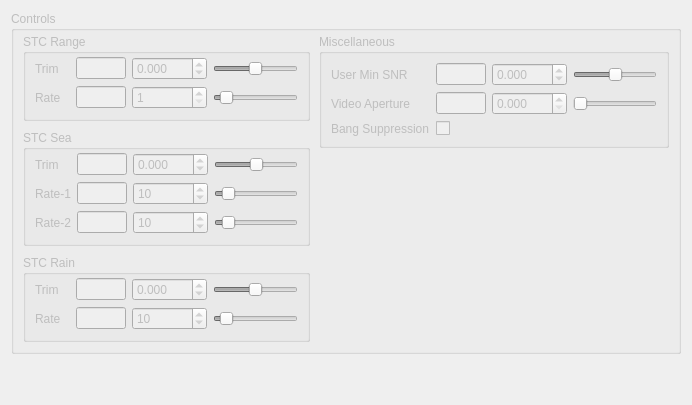
      <widget class="QWidget" name="tabAdvanced">
       <property name="enabled">
        <bool>false</bool>
       </property>
       <attribute name="title">
        <string>Advanced</string>
       </attribute>
       <layout class="QVBoxLayout" name="verticalLayout_10">
        <item>
         <widget class="QGroupBox" name="groupAdvancedControls">
          <property name="title">
           <string>Controls</string>
          </property>
          <layout class="QVBoxLayout" name="verticalLayout_9">
           <property name="topMargin">
            <number>3</number>
           </property>
           <item>
            <layout class="QHBoxLayout" name="horizontalLayout_10">
             <property name="spacing">
              <number>9</number>
             </property>
             <item>
              <layout class="QVBoxLayout" name="verticalLayout_7">
               <item>
                <widget class="QGroupBox" name="groupRange">
                 <property name="title">
                  <string>STC Range</string>
                 </property>
                 <layout class="QGridLayout" name="layoutRange">
                  <property name="topMargin">
                   <number>3</number>
                  </property>
                  <item row="0" column="0">
                   <widget class="QLabel" name="labelRangeTrim">
                    <property name="minimumSize">
                     <size>
                      <width>35</width>
                      <height>0</height>
                     </size>
                    </property>
                    <property name="text">
                     <string>Trim</string>
                    </property>
                   </widget>
                  </item>
                  <item row="0" column="1">
                   <widget class="QLineEdit" name="editRangeTrim">
                    <property name="enabled">
                     <bool>false</bool>
                    </property>
                    <property name="maximumSize">
                     <size>
                      <width>50</width>
                      <height>16777215</height>
                     </size>
                    </property>
                    <property name="toolTip">
                     <string>dB</string>
                    </property>
                    <property name="readOnly">
                     <bool>true</bool>
                    </property>
                   </widget>
                  </item>
                  <item row="0" column="3">
                   <widget class="QSlider" name="sliderRangeTrim">
                    <property name="minimum">
                     <number>-100</number>
                    </property>
                    <property name="maximum">
                     <number>100</number>
                    </property>
                    <property name="orientation">
                     <enum>Qt::Horizontal</enum>
                    </property>
                   </widget>
                  </item>
                  <item row="1" column="0">
                   <widget class="QLabel" name="labelRangeRate">
                    <property name="minimumSize">
                     <size>
                      <width>35</width>
                      <height>0</height>
                     </size>
                    </property>
                    <property name="text">
                     <string>Rate</string>
                    </property>
                   </widget>
                  </item>
                  <item row="1" column="1">
                   <widget class="QLineEdit" name="editRangeRate">
                    <property name="enabled">
                     <bool>false</bool>
                    </property>
                    <property name="maximumSize">
                     <size>
                      <width>50</width>
                      <height>16777215</height>
                     </size>
                    </property>
                    <property name="toolTip">
                     <string>dB/dec</string>
                    </property>
                    <property name="readOnly">
                     <bool>true</bool>
                    </property>
                   </widget>
                  </item>
                  <item row="1" column="3">
                   <widget class="QSlider" name="sliderRangeRate">
                    <property name="minimum">
                     <number>1</number>
                    </property>
                    <property name="maximum">
                     <number>100</number>
                    </property>
                    <property name="value">
                     <number>10</number>
                    </property>
                    <property name="orientation">
                     <enum>Qt::Horizontal</enum>
                    </property>
                   </widget>
                  </item>
                  <item row="0" column="2">
                   <widget class="QDoubleSpinBox" name="spinRangeTrim">
                    <property name="keyboardTracking">
                     <bool>false</bool>
                    </property>
                    <property name="decimals">
                     <number>3</number>
                    </property>
                    <property name="minimum">
                     <double>-100.000000000000000</double>
                    </property>
                    <property name="maximum">
                     <double>100.000000000000000</double>
                    </property>
                    <property name="singleStep">
                     <double>0.001000000000000</double>
                    </property>
                   </widget>
                  </item>
                  <item row="1" column="2">
                   <widget class="QSpinBox" name="spinRangeRate">
                    <property name="keyboardTracking">
                     <bool>false</bool>
                    </property>
                    <property name="minimum">
                     <number>1</number>
                    </property>
                    <property name="maximum">
                     <number>100</number>
                    </property>
                   </widget>
                  </item>
                 </layout>
                </widget>
               </item>
               <item>
                <widget class="QGroupBox" name="groupSea">
                 <property name="title">
                  <string>STC Sea</string>
                 </property>
                 <layout class="QGridLayout" name="layoutSea">
                  <property name="topMargin">
                   <number>3</number>
                  </property>
                  <item row="0" column="0">
                   <widget class="QLabel" name="labelSeaTrim">
                    <property name="minimumSize">
                     <size>
                      <width>35</width>
                      <height>0</height>
                     </size>
                    </property>
                    <property name="text">
                     <string>Trim</string>
                    </property>
                   </widget>
                  </item>
                  <item row="0" column="1">
                   <widget class="QLineEdit" name="editSeaTrim">
                    <property name="enabled">
                     <bool>false</bool>
                    </property>
                    <property name="maximumSize">
                     <size>
                      <width>50</width>
                      <height>16777215</height>
                     </size>
                    </property>
                    <property name="toolTip">
                     <string>dB</string>
                    </property>
                    <property name="readOnly">
                     <bool>true</bool>
                    </property>
                   </widget>
                  </item>
                  <item row="0" column="3">
                   <widget class="QSlider" name="sliderSeaTrim">
                    <property name="minimum">
                     <number>-100</number>
                    </property>
                    <property name="maximum">
                     <number>100</number>
                    </property>
                    <property name="orientation">
                     <enum>Qt::Horizontal</enum>
                    </property>
                   </widget>
                  </item>
                  <item row="1" column="0">
                   <widget class="QLabel" name="labelSeaRate1">
                    <property name="minimumSize">
                     <size>
                      <width>35</width>
                      <height>0</height>
                     </size>
                    </property>
                    <property name="text">
                     <string>Rate-1</string>
                    </property>
                   </widget>
                  </item>
                  <item row="1" column="1">
                   <widget class="QLineEdit" name="editSeaRate1">
                    <property name="enabled">
                     <bool>false</bool>
                    </property>
                    <property name="maximumSize">
                     <size>
                      <width>50</width>
                      <height>16777215</height>
                     </size>
                    </property>
                    <property name="toolTip">
                     <string>dB/dec</string>
                    </property>
                    <property name="readOnly">
                     <bool>true</bool>
                    </property>
                   </widget>
                  </item>
                  <item row="1" column="3">
                   <widget class="QSlider" name="sliderSeaRate1">
                    <property name="maximum">
                     <number>100</number>
                    </property>
                    <property name="value">
                     <number>10</number>
                    </property>
                    <property name="orientation">
                     <enum>Qt::Horizontal</enum>
                    </property>
                   </widget>
                  </item>
                  <item row="2" column="0">
                   <widget class="QLabel" name="labelSeaRate2">
                    <property name="minimumSize">
                     <size>
                      <width>35</width>
                      <height>0</height>
                     </size>
                    </property>
                    <property name="text">
                     <string>Rate-2</string>
                    </property>
                   </widget>
                  </item>
                  <item row="2" column="1">
                   <widget class="QLineEdit" name="editSeaRate2">
                    <property name="enabled">
                     <bool>false</bool>
                    </property>
                    <property name="maximumSize">
                     <size>
                      <width>50</width>
                      <height>16777215</height>
                     </size>
                    </property>
                    <property name="toolTip">
                     <string>dB/dec</string>
                    </property>
                    <property name="readOnly">
                     <bool>true</bool>
                    </property>
                   </widget>
                  </item>
                  <item row="2" column="3">
                   <widget class="QSlider" name="sliderSeaRate2">
                    <property name="maximum">
                     <number>100</number>
                    </property>
                    <property name="value">
                     <number>10</number>
                    </property>
                    <property name="orientation">
                     <enum>Qt::Horizontal</enum>
                    </property>
                   </widget>
                  </item>
                  <item row="0" column="2">
                   <widget class="QDoubleSpinBox" name="spinSeaTrim">
                    <property name="keyboardTracking">
                     <bool>false</bool>
                    </property>
                    <property name="decimals">
                     <number>3</number>
                    </property>
                    <property name="minimum">
                     <double>-100.000000000000000</double>
                    </property>
                    <property name="maximum">
                     <double>100.000000000000000</double>
                    </property>
                    <property name="singleStep">
                     <double>0.001000000000000</double>
                    </property>
                   </widget>
                  </item>
                  <item row="1" column="2">
                   <widget class="QSpinBox" name="spinSeaRate1">
                    <property name="keyboardTracking">
                     <bool>false</bool>
                    </property>
                    <property name="minimum">
                     <number>1</number>
                    </property>
                    <property name="maximum">
                     <number>100</number>
                    </property>
                    <property name="value">
                     <number>10</number>
                    </property>
                   </widget>
                  </item>
                  <item row="2" column="2">
                   <widget class="QSpinBox" name="spinSeaRate2">
                    <property name="keyboardTracking">
                     <bool>false</bool>
                    </property>
                    <property name="minimum">
                     <number>1</number>
                    </property>
                    <property name="maximum">
                     <number>100</number>
                    </property>
                    <property name="value">
                     <number>10</number>
                    </property>
                   </widget>
                  </item>
                 </layout>
                </widget>
               </item>
               <item>
                <widget class="QGroupBox" name="groupRain">
                 <property name="title">
                  <string>STC Rain</string>
                 </property>
                 <layout class="QGridLayout" name="layoutRain">
                  <property name="topMargin">
                   <number>3</number>
                  </property>
                  <item row="0" column="0">
                   <widget class="QLabel" name="labelRainTrim">
                    <property name="minimumSize">
                     <size>
                      <width>35</width>
                      <height>0</height>
                     </size>
                    </property>
                    <property name="text">
                     <string>Trim</string>
                    </property>
                   </widget>
                  </item>
                  <item row="0" column="1">
                   <widget class="QLineEdit" name="editRainTrim">
                    <property name="enabled">
                     <bool>false</bool>
                    </property>
                    <property name="maximumSize">
                     <size>
                      <width>50</width>
                      <height>16777215</height>
                     </size>
                    </property>
                    <property name="toolTip">
                     <string>dB</string>
                    </property>
                    <property name="readOnly">
                     <bool>true</bool>
                    </property>
                   </widget>
                  </item>
                  <item row="0" column="3">
                   <widget class="QSlider" name="sliderRainTrim">
                    <property name="minimum">
                     <number>-100</number>
                    </property>
                    <property name="maximum">
                     <number>100</number>
                    </property>
                    <property name="orientation">
                     <enum>Qt::Horizontal</enum>
                    </property>
                   </widget>
                  </item>
                  <item row="0" column="2">
                   <widget class="QDoubleSpinBox" name="spinRainTrim">
                    <property name="keyboardTracking">
                     <bool>false</bool>
                    </property>
                    <property name="decimals">
                     <number>3</number>
                    </property>
                    <property name="minimum">
                     <double>-100.000000000000000</double>
                    </property>
                    <property name="maximum">
                     <double>100.000000000000000</double>
                    </property>
                    <property name="singleStep">
                     <double>0.001000000000000</double>
                    </property>
                   </widget>
                  </item>
                  <item row="1" column="1">
                   <widget class="QLineEdit" name="editRainRate">
                    <property name="enabled">
                     <bool>false</bool>
                    </property>
                    <property name="maximumSize">
                     <size>
                      <width>50</width>
                      <height>16777215</height>
                     </size>
                    </property>
                    <property name="toolTip">
                     <string>dB/dec</string>
                    </property>
                    <property name="readOnly">
                     <bool>true</bool>
                    </property>
                   </widget>
                  </item>
                  <item row="1" column="3">
                   <widget class="QSlider" name="sliderRainRate">
                    <property name="minimum">
                     <number>1</number>
                    </property>
                    <property name="maximum">
                     <number>100</number>
                    </property>
                    <property name="value">
                     <number>10</number>
                    </property>
                    <property name="orientation">
                     <enum>Qt::Horizontal</enum>
                    </property>
                   </widget>
                  </item>
                  <item row="1" column="0">
                   <widget class="QLabel" name="labelRainRate">
                    <property name="minimumSize">
                     <size>
                      <width>35</width>
                      <height>0</height>
                     </size>
                    </property>
                    <property name="text">
                     <string>Rate</string>
                    </property>
                   </widget>
                  </item>
                  <item row="1" column="2">
                   <widget class="QSpinBox" name="spinRainRate">
                    <property name="keyboardTracking">
                     <bool>false</bool>
                    </property>
                    <property name="minimum">
                     <number>1</number>
                    </property>
                    <property name="maximum">
                     <number>100</number>
                    </property>
                    <property name="value">
                     <number>10</number>
                    </property>
                   </widget>
                  </item>
                 </layout>
                </widget>
               </item>
              </layout>
             </item>
             <item>
              <layout class="QVBoxLayout" name="verticalLayout_8">
               <item>
                <widget class="QGroupBox" name="groupMiscellaneous">
                 <property name="title">
                  <string>Miscellaneous</string>
                 </property>
                 <layout class="QGridLayout" name="gridLayout_4">
                  <item row="0" column="0">
                   <widget class="QLabel" name="labelUserMinSNR">
                    <property name="text">
                     <string>User Min SNR</string>
                    </property>
                   </widget>
                  </item>
                  <item row="0" column="1">
                   <widget class="QLineEdit" name="editUserMinSNR">
                    <property name="enabled">
                     <bool>false</bool>
                    </property>
                    <property name="maximumSize">
                     <size>
                      <width>50</width>
                      <height>16777215</height>
                     </size>
                    </property>
                    <property name="toolTip">
                     <string>dB</string>
                    </property>
                    <property name="readOnly">
                     <bool>true</bool>
                    </property>
                   </widget>
                  </item>
                  <item row="0" column="2">
                   <widget class="QDoubleSpinBox" name="spinUserMinSNR">
                    <property name="keyboardTracking">
                     <bool>false</bool>
                    </property>
                    <property name="decimals">
                     <number>3</number>
                    </property>
                    <property name="minimum">
                     <double>-100.000000000000000</double>
                    </property>
                    <property name="maximum">
                     <double>100.000000000000000</double>
                    </property>
                    <property name="singleStep">
                     <double>0.001000000000000</double>
                    </property>
                   </widget>
                  </item>
                  <item row="0" column="3">
                   <widget class="QSlider" name="sliderUserMinSNR">
                    <property name="minimum">
                     <number>-100</number>
                    </property>
                    <property name="maximum">
                     <number>100</number>
                    </property>
                    <property name="orientation">
                     <enum>Qt::Horizontal</enum>
                    </property>
                   </widget>
                  </item>
                  <item row="1" column="0">
                   <widget class="QLabel" name="labelVideoAperture">
                    <property name="text">
                     <string>Video Aperture</string>
                    </property>
                   </widget>
                  </item>
                  <item row="1" column="1">
                   <widget class="QLineEdit" name="editVideoAperture">
                    <property name="enabled">
                     <bool>false</bool>
                    </property>
                    <property name="maximumSize">
                     <size>
                      <width>50</width>
                      <height>16777215</height>
                     </size>
                    </property>
                    <property name="toolTip">
                     <string>dB</string>
                    </property>
                    <property name="readOnly">
                     <bool>true</bool>
                    </property>
                   </widget>
                  </item>
                  <item row="1" column="2">
                   <widget class="QDoubleSpinBox" name="spinVideoAperture">
                    <property name="keyboardTracking">
                     <bool>false</bool>
                    </property>
                    <property name="decimals">
                     <number>3</number>
                    </property>
                    <property name="maximum">
                     <double>100.000000000000000</double>
                    </property>
                    <property name="singleStep">
                     <double>0.001000000000000</double>
                    </property>
                   </widget>
                  </item>
                  <item row="1" column="3">
                   <widget class="QSlider" name="sliderVideoAperture">
                    <property name="maximum">
                     <number>100</number>
                    </property>
                    <property name="orientation">
                     <enum>Qt::Horizontal</enum>
                    </property>
                   </widget>
                  </item>
                  <item row="2" column="0">
                   <widget class="QLabel" name="labelMainBangSuppression">
                    <property name="text">
                     <string>Bang Suppression</string>
                    </property>
                   </widget>
                  </item>
                  <item row="2" column="1">
                   <widget class="QCheckBox" name="checkMainBangSuppression">
                    <property name="layoutDirection">
                     <enum>Qt::LeftToRight</enum>
                    </property>
                   </widget>
                  </item>
                 </layout>
                </widget>
               </item>
               <item>
                <spacer name="verticalSpacer_5">
                 <property name="orientation">
                  <enum>Qt::Vertical</enum>
                 </property>
                 <property name="sizeHint" stdset="0">
                  <size>
                   <width>20</width>
                   <height>40</height>
                  </size>
                 </property>
                </spacer>
               </item>
              </layout>
             </item>
            </layout>
           </item>
          </layout>
         </widget>
        </item>
        <item>
         <spacer name="verticalSpacer">
          <property name="orientation">
           <enum>Qt::Vertical</enum>
          </property>
          <property name="sizeHint" stdset="0">
           <size>
            <width>20</width>
            <height>40</height>
           </size>
          </property>
         </spacer>
        </item>
       </layout>
      </widget>
